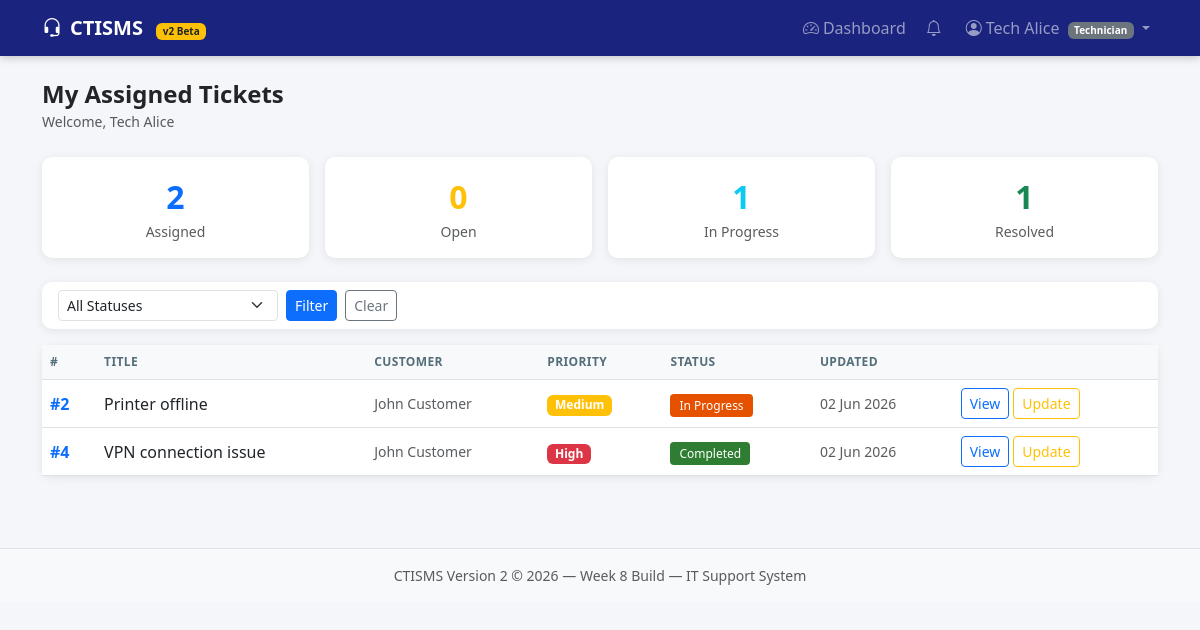
The page /technician_dashboard.php (signed in) on the database its author committed.
### tables this page shows
CREATE TABLE `tickets` (
  `id`            INT          NOT NULL AUTO_INCREMENT,
  `title`         VARCHAR(255) NOT NULL,
  `description`   TEXT         NOT NULL,
  `status`        ENUM('Open','In Progress','Awaiting Parts','Completed','Closed')
                  NOT NULL DEFAULT 'Open',
  `priority`      ENUM('Low','Medium','High') NOT NULL DEFAULT 'Medium',
  `customer_id`   INT          NOT NULL,
  `technician_id` INT          DEFAULT NULL,
  `created_at`    DATETIME     NOT NULL DEFAULT CURRENT_TIMESTAMP,
  `updated_at`    DATETIME     NOT NULL DEFAULT CURRENT_TIMESTAMP ON UPDATE CURRENT_TIMESTAMP,
  PRIMARY KEY (`id`),
  KEY `customer_id`   (`customer_id`),
  KEY `technician_id` (`technician_id`)
);

CREATE TABLE `users` (
  `id`         INT          NOT NULL AUTO_INCREMENT,
  `name`       VARCHAR(100) NOT NULL,
  `email`      VARCHAR(150) NOT NULL,
  `password`   VARCHAR(255) NOT NULL,
  `role`       ENUM('customer','technician','admin') NOT NULL DEFAULT 'customer',
  `created_at` DATETIME     NOT NULL DEFAULT CURRENT_TIMESTAMP,
  PRIMARY KEY (`id`),
  UNIQUE KEY `email` (`email`)
);

### includes/auth.php (called while the page is built, shortened)
<?php
function userName(): string {
    return $_SESSION['user_name'] ?? '';
}
function e(mixed $v): string {
    return htmlspecialchars((string)($v ?? ''), ENT_QUOTES, 'UTF-8');
}

### technician_dashboard.php (the view, shortened to what this page needs)
<?php
require_once 'includes/auth.php';
$db  = getDB();
$uid = userId();
$sql = "SELECT t.*, c.name AS customer_name
        FROM tickets t JOIN users c ON c.id=t.customer_id
        WHERE t.technician_id=?";
$params = [$uid];
$sql .= " ORDER BY t.created_at DESC";
$stmt = $db->prepare($sql); $stmt->execute($params);
$tickets = $stmt->fetchAll();
$total = count($tickets);
$open  = count(array_filter($tickets, fn($t)=>$t['status']==='Open'));
$inpg  = count(array_filter($tickets, fn($t)=>$t['status']==='In Progress'));
$done  = count(array_filter($tickets, fn($t)=>in_array($t['status'],['Completed','Closed'])));
function sBadge(string $s): string {
    $map=['Open'=>'badge-open','In Progress'=>'badge-inprog',
          'Awaiting Parts'=>'badge-awaiting','Completed'=>'badge-completed','Closed'=>'badge-closed'];
    return '<span class="'.($map[$s]??'badge-open').'">'.htmlspecialchars($s).'</span>';
}
include 'includes/header.php';
?>
<div class="mb-4">
  <h4 class="fw-bold mb-0">My Assigned Tickets</h4>
  <small class="text-muted">Welcome, <?= e(userName()) ?></small>
</div>
<div class="row g-3 mb-4">
  <?php foreach([['Assigned',$total,'primary'],['Open',$open,'warning'],
                 ['In Progress',$inpg,'info'],['Resolved',$done,'success']] as [$l,$v,$c]): ?>
  <div class="col-6 col-md-3">
    <div class="card text-center p-3">
      <div class="fs-2 fw-bold text-<?= $c ?>"><?= $v ?></div>
      <div class="text-muted small"><?= $l ?></div>
    </div>
  </div>
  <?php endforeach; ?>
</div>
<div class="card mb-3">
  <div class="card-body py-2">
    <form method="GET" class="d-flex gap-2 align-items-center">
      <select name="status" class="form-select form-select-sm" style="max-width:220px">
        <option value="">All Statuses</option>
      </select>
      <button type="submit" class="btn btn-primary btn-sm">Filter</button>
      <a href="/ctisms_v2/technician_dashboard.php" class="btn btn-outline-secondary btn-sm">Clear</a>
    </form>
  </div>
</div>
<div class="card">
  <div class="card-body p-0">
    <?php if (empty($tickets)): ?>
    <div class="text-center py-5 text-muted">
      <i class="bi bi-inbox fs-1 d-block mb-2 opacity-25"></i>No tickets assigned yet.
    </div>
    <?php else: ?>
    <div class="table-responsive">
      <table class="table table-hover mb-0">
        <thead>
          <tr><th>#</th><th>Title</th><th>Customer</th><th>Priority</th><th>Status</th><th>Updated</th><th></th></tr>
        </thead>
        <tbody>
        <?php foreach($tickets as $t): ?>
          <tr>
            <td class="text-primary fw-bold">#<?= $t['id'] ?></td>
            <td><?= e($t['title']) ?></td>
            <td class="text-muted small"><?= e($t['customer_name']) ?></td>
            <td><span class="badge bg-<?= ['High'=>'danger','Medium'=>'warning','Low'=>'success'][$t['priority']]??'secondary' ?>"><?= e($t['priority']) ?></span></td>
            <td><?= sBadge($t['status']) ?></td>
            <td class="text-muted small"><?= date('d M Y',strtotime($t['updated_at'])) ?></td>
            <td class="d-flex gap-1">
              <a href="/ctisms_v2/view_ticket.php?id=<?= $t['id'] ?>" class="btn btn-sm btn-outline-primary">View</a>
              <?php if($t['status']!=='Closed'): ?>
              <a href="/ctisms_v2/update_status.php?id=<?= $t['id'] ?>" class="btn btn-sm btn-outline-warning">Update</a>
              <?php endif; ?>
            </td>
          </tr>
        <?php endforeach; ?>
        </tbody>
      </table>
    </div>
    <?php endif; ?>
  </div>
</div>
<?php include 'includes/footer.php'; ?>

### assets/css/style.css (style rules this page uses)
body { background:#f4f6f9; font-family:'Segoe UI',Arial,sans-serif; }
.card { border:none; border-radius:10px; box-shadow:0 2px 10px rgba(0,0,0,0.08); }
.badge-inprog { background:#e65100; color:#fff; padding:3px 9px; border-radius:4px; font-size:12px; }
.badge-completed { background:#2e7d32; color:#fff; padding:3px 9px; border-radius:4px; font-size:12px; }
.table th { font-size:12px; text-transform:uppercase; letter-spacing:.4px; color:#546e7a; background:#f8f9fa; }
.table td { vertical-align:middle; }

### rows shown on the page
tickets: id "2", title "Printer offline", users.name "John Customer", priority "Medium", status "In Progress", updated_at "02 Jun 2026"
tickets: id "4", title "VPN connection issue", users.name "John Customer", priority "High", status "Completed", updated_at "02 Jun 2026"

### other values the page prints
userName() "Tech Alice"
userRole() "Technician"
$v "2"
$l "Assigned"
$v "0"
$l "Open"
$v "1"
$l "In Progress"
$l "Resolved"
